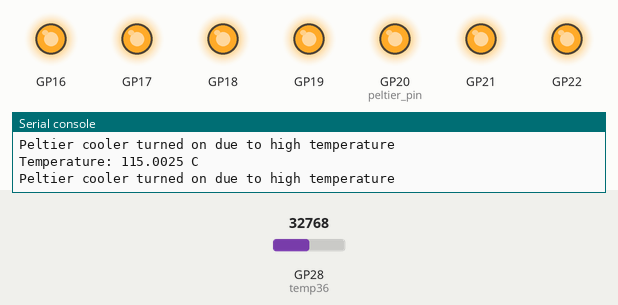
This program was run on a simulated Raspberry Pi Pico running MicroPython. Shown: output pins drawn as LEDs (lit = HIGH), the last lines printed to the serial console. Inputs (shaded band) come from the test bench; at power-on: GP28 (temp36) = 32768 (analog values on the 0–65535 scale).

Above: at 1.2 s.
1.3 s: GP28 (temp36) set to 18880
3.2 s: GP28 (temp36) set to 16912
At 5.2 s:
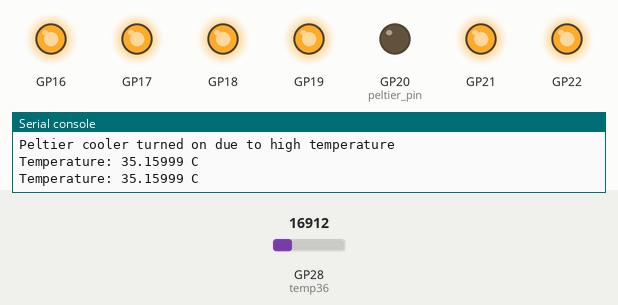
5.5 s: GP28 (temp36) set to 19660
At 7.0 s:
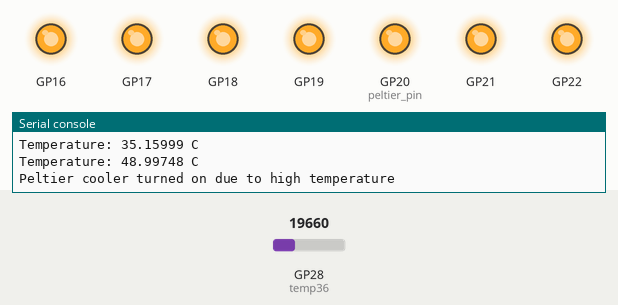
7.5 s: GP28 (temp36) set to 7864
At 8.6 s:
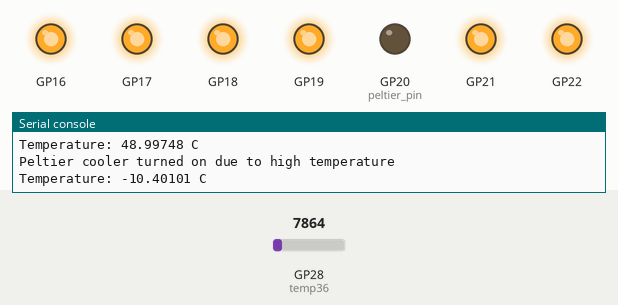
Timing chart, 0 to 10.5 s (numbered marks = the images above; inputs shaded):
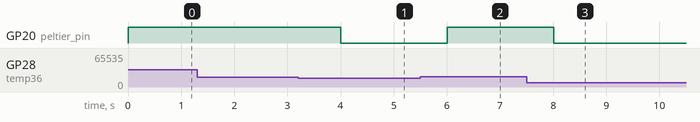

Measured:
- the behaviour switches between 17984 and 17968 on GP28 (temp36) (found by bisection; images 0 and 1)
- after the input at 3.2 s, GP20 (peltier_pin): HIGH → LOW after 0.80 s
- after the input at 5.5 s, GP20 (peltier_pin): LOW → HIGH after 0.51 s
- after the input at 7.5 s, GP20 (peltier_pin): HIGH → LOW after 0.51 s

The program:

Peltier_cooler_control_test.py
```python
from machine import Pin, ADC
import time

def reset_pins():
    gpio_pin_list = range(16, 23) #excluding pin 23
    for i in gpio_pin_list:
        gpio_pin = Pin(i, Pin.OUT)
        gpio_pin.on() #no current

reset_pins()
# Define GPIO pins
peltier_pin = Pin(20, Pin.OUT)  # GPIO pin controlling Peltier cooler
temp_sensor_pin = 28            # ADC pin for temperature sensor

# Define ADC object for temperature sensor
#adc.atten(ADC.ATTN_11DB)  # Set attenuation for maximum input voltage of 3.6V

def read_temperature():
    try:
        #Read value from ADC
        temp36 = ADC(28)
        adc_value = temp36.read_u16()
        volt = (3.3/65535)*adc_value
        DegC = (100*volt) - 50
        #print(round(DegC,2))
        return DegC

    except Exception as e:
        print("Error found reading sensor data/ calculating");


# Main loop
while True:
    temperature = read_temperature()
    print("Temperature:", temperature, "C")

    if round(temperature) > 40:
        # If temperature exceeds 35 degrees Celsius, turn on Peltier cooler
        peltier_pin.on()
        print("Peltier cooler turned on due to high temperature")
    else:
        # Otherwise, turn on Peltier cooler
        peltier_pin.off()


    time.sleep(1)  # Sleep for 1 second before reading temperature again
```
